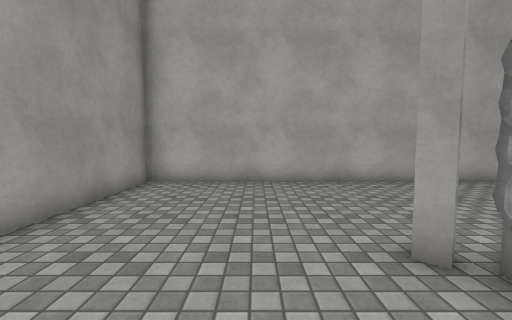
[1] (above)

20 first-person views from a walk through a 3-D level made in the Unity game engine. The camera is 1.3 m above the floor, tilts 4° down and sees 90° across. The floor is counted in squares, 1 m on a side. Each view is taken from the middle of a square. On the plan, view 1 faces up. The plan holds only what a view shows up to about 13 squares ahead; the rest is blank. The place goes on beyond the plan. The player character is not drawn. Surface patterns are stand-ins for the level's own textures.

[2]
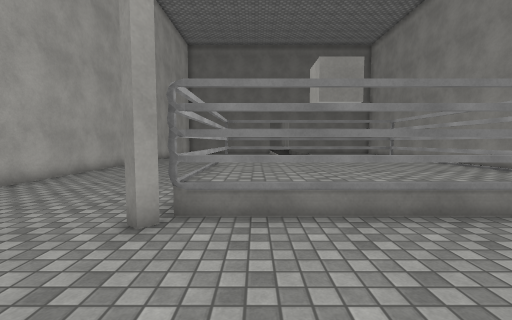

[3]
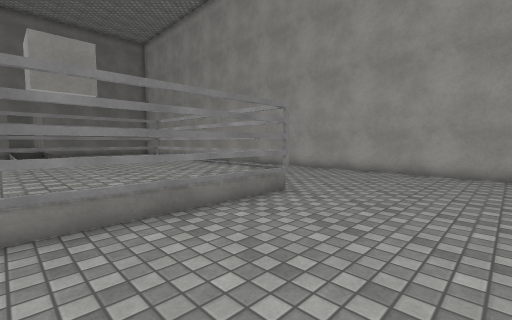

[4]
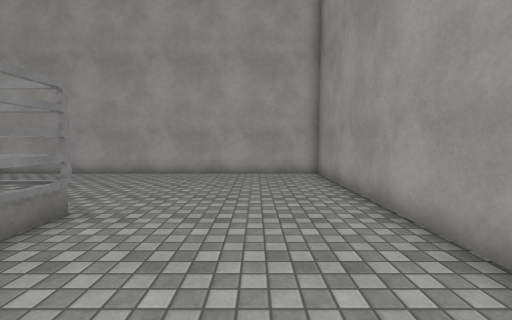

[5]
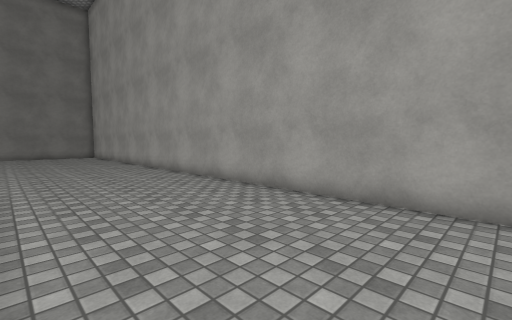

[6]
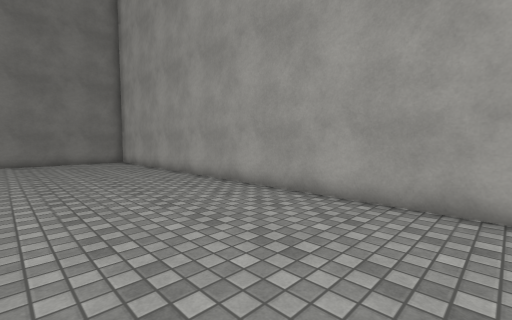

[7]
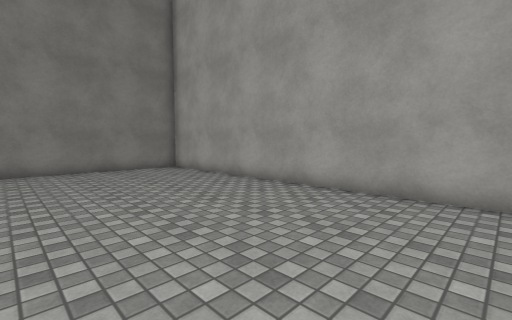

[8]
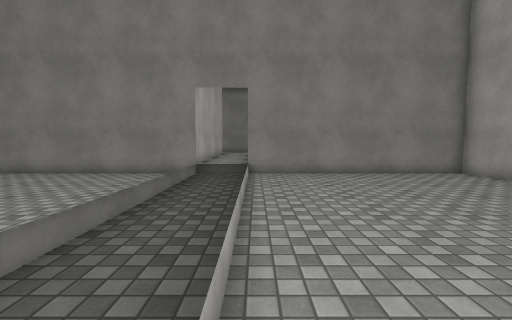

[9]
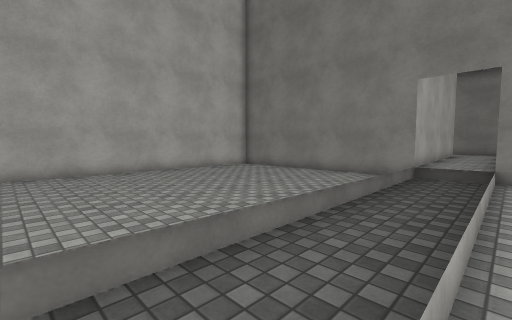

[10]
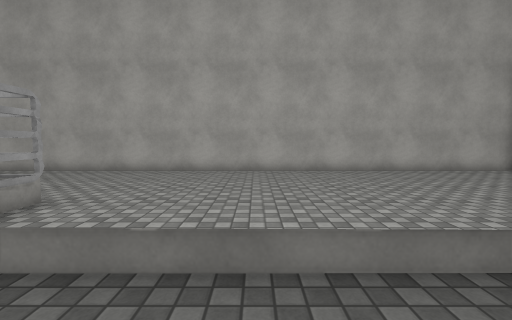

[11]
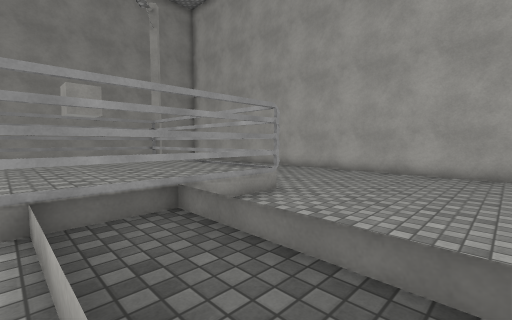

[12]
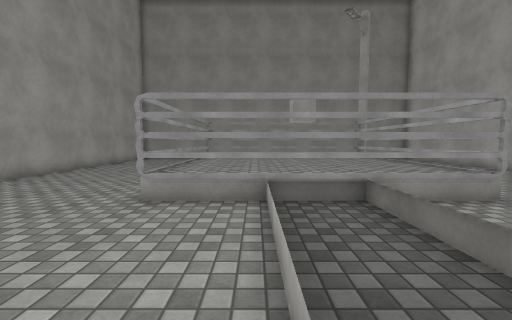

[13]
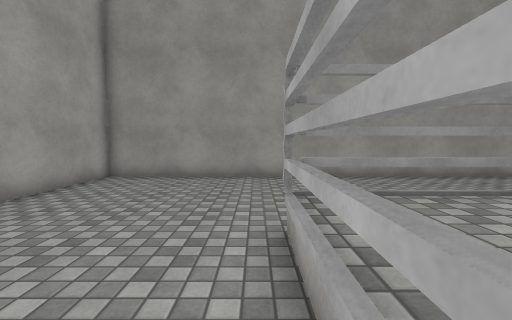

[14]
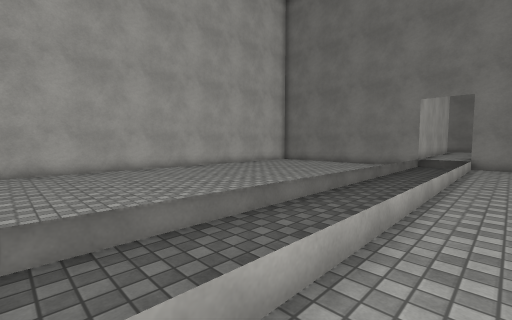

[15]
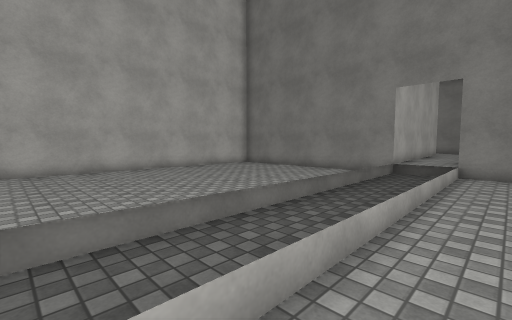

[16]
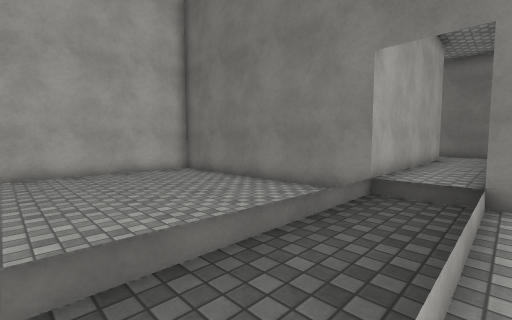

[17]
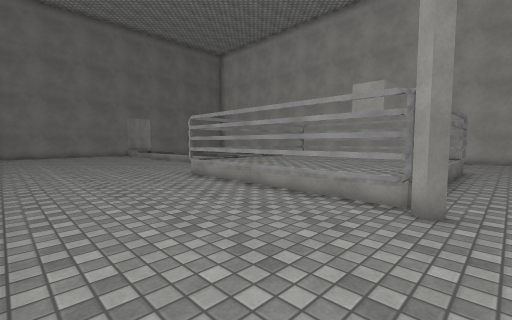

[18]
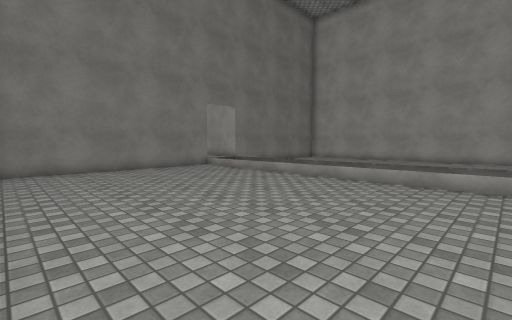

[19]
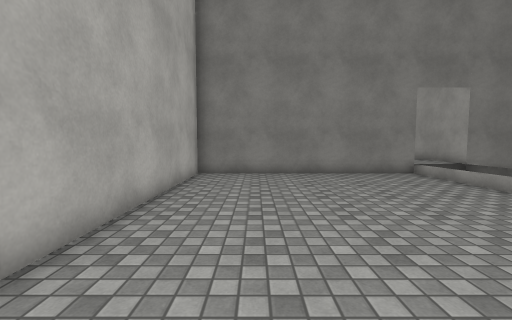

[20]
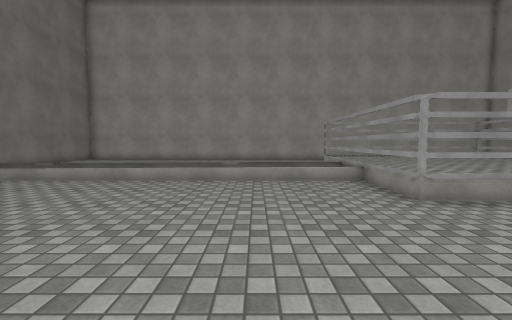

### Floor plan
Key: @ floor where view 1 was taken; # wall or solid block; . main floor; : floor 0.5 m higher than the main floor; = window, fence, low wall or low ledge; O other object.
Columns run from 4 left of view 1 to 29 right of it. Each row starts with its distance up from view 1.
  9 ################################
  8 #..............................#
  7 #..............................#
  6 #..............................#
  5 #..............................#
  4 #..............................#
  3 #.....#........................#
  2 #.....#########................#
  1 #.....#=::::::#................#
  0 #...@.#=::::::#................#
 -1 #.....#=::::::#................###
 -2 #.....#=::::::#................OO#
 -3 #.....#=::::::#................###
 -4 #.....#=::::::#................#
 -5 #.....#=======#................#
 -6 #..............................#
 -7 #..............................#
 -8 #..............................#
 -9 #..............................#
-10 #..............................#
-11 #..............................#
-12 ################################

Where each view was taken, in squares from view 1:
view 1: 0 up, 0 right, facing up
view 2: 1 up, 2 left, facing right
view 3: 0 up, 2 left, facing down-right
view 4: 1 down, 1 left, facing down
view 5: 6 down, 2 right, facing down-right
view 6: 6 down, 9 right, facing down-right
view 7: 5 down, 14 right, facing down-right
view 8: 3 down, 16 right, facing right
view 9: 3 down, 16 right, facing up-right
view 10: 3 down, 15 right, facing up
view 11: 3 down, 15 right, facing up-left
view 12: 3 down, 16 right, facing left
view 13: 6 down, 6 right, facing left
view 14: 4 down, 11 right, facing up-right
view 15: 4 down, 15 right, facing up-right
view 16: 3 down, 20 right, facing up-right
view 17: 8 up, 1 right, facing down-right
view 18: 8 up, 14 right, facing down-right
view 19: 6 up, 16 right, facing right
view 20: 8 up, 14 right, facing down
